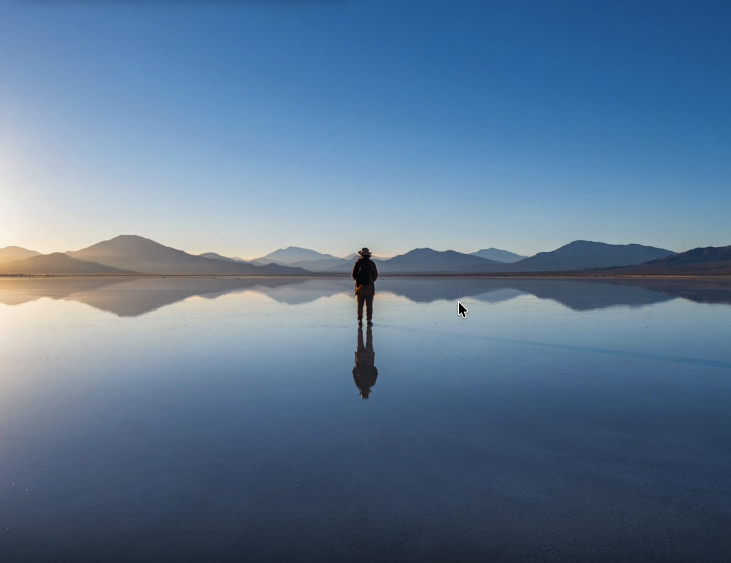
#> input picture documents/a.png, 731 x 563 px, found by its file name
$ python analyze.py
#> lines starting #> are read from the running program, lines starting #| are printed output that depends on the picture
import cv2
import numpy as np
from PIL import Image, ImageChops, ImageEnhance

def get_ela(img_path, quality=90):
#> called with quality = 90
    img = Image.open(img_path).convert('RGB')
    tmp_path = img_path + ".tmp.jpg"
    img.save(tmp_path, 'JPEG', quality=quality)
    tmp_img = Image.open(tmp_path)
    ela = ImageChops.difference(img, tmp_img)
    extrema = ela.getextrema()
#> extrema = ((0, 20), (0, 15), (0, 24))
    max_diff = max([ex[1] for ex in extrema])
#> max_diff = 24
    if max_diff == 0:
        max_diff = 1
    scale = 255.0 / max_diff
#> scale = 10.62
    ela = ImageEnhance.Brightness(ela).enhance(scale)
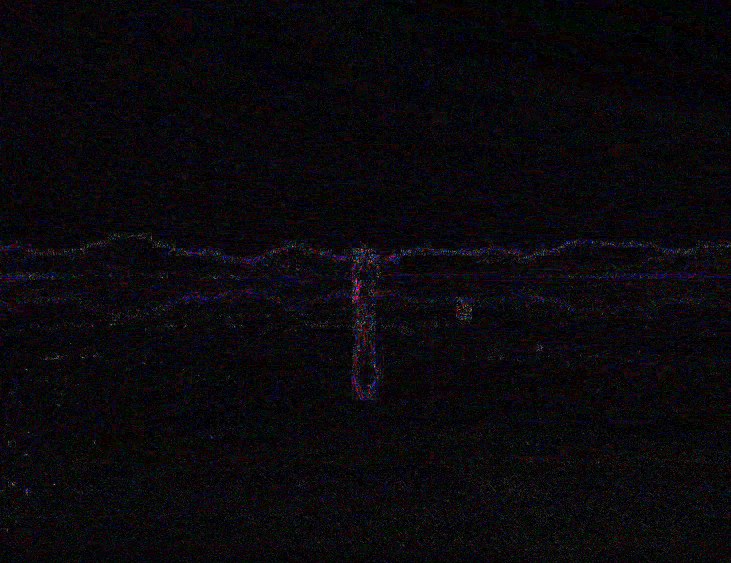
#> ela: PIL image 731x563 RGB; mean R, G, B 10.5, 8.6, 12.4
    return ela

img_a_path = '/Volumes/WORK 2TB/WORK 2026/DATA_ANNOTATION/documents/a.png'
img_b_path = '/Volumes/WORK 2TB/WORK 2026/DATA_ANNOTATION/documents/lakeb.png'

ela_a = get_ela(img_a_path)
ela_a.save('.tmp/ela_a.jpg')
ela_b = get_ela(img_b_path)
#> call 2 of get_ela, with quality = 90
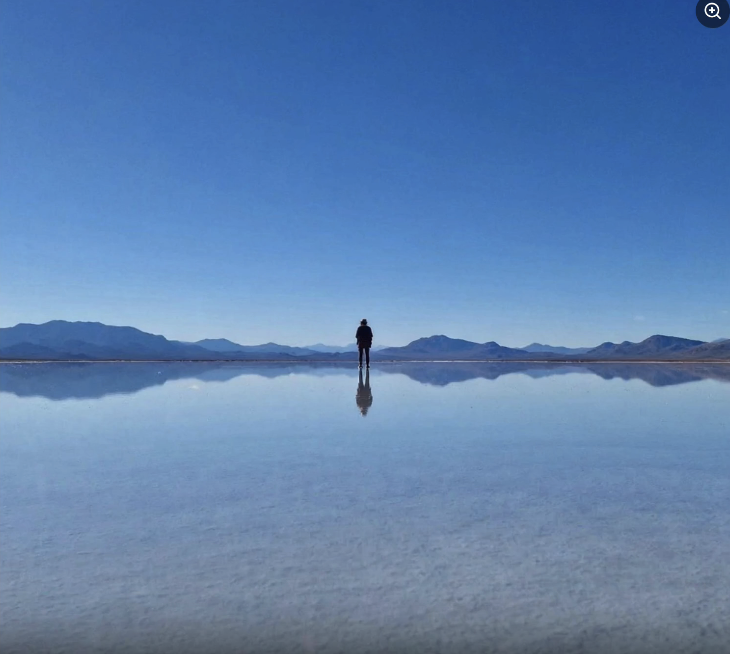
#> input picture documents/lakeb.png, 730 x 654 px, found by its file name
#> in get_ela (call 2), `extrema = ela.getextrema()`: extrema = ((0, 20), (0, 14), (0, 28))
#> in get_ela (call 2), `max_diff = max([ex[1] for ex in extrema])`: max_diff = 28
#> in get_ela (call 2), `scale = 255.0 / max_diff`: scale = 9.11
#> in get_ela (call 2), `ela = ImageEnhance.Brightness(ela).enhance(scale)`:
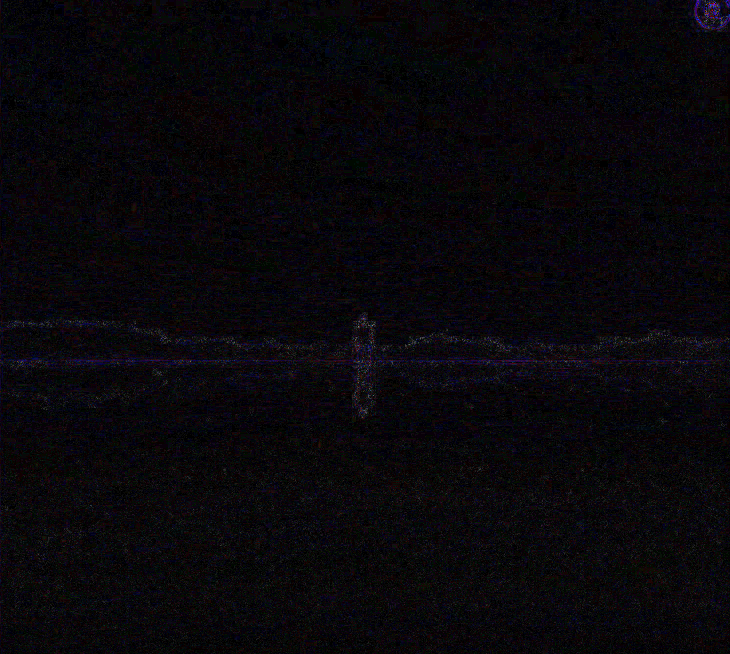
#> ela: PIL image 730x654 RGB; mean R, G, B 8.9, 7.2, 10.8
ela_b.save('.tmp/ela_b.jpg')

# Let's also do a strong contrast enhancement on the center crops
img_a = cv2.imread(img_a_path)
h, w = img_a.shape[:2]
#> h = 563; w = 731
crop_a = img_a[h//2-200:h//2+200, w//2-200:w//2+200]
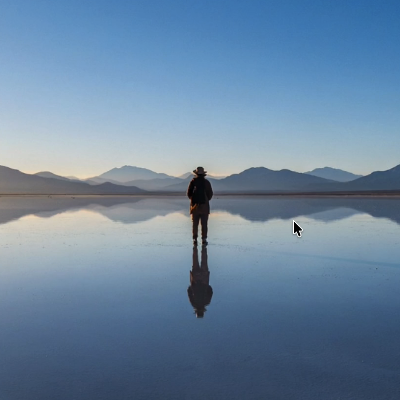
#> crop_a: shape (400, 400, 3); mean B, G, R 159.1, 132.9, 106.6
crop_a_enh = cv2.convertScaleAbs(crop_a, alpha=2.5, beta=50)
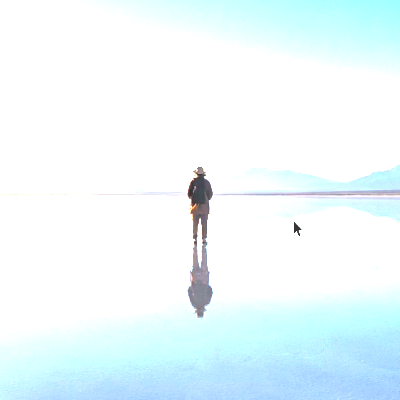
#> crop_a_enh: shape (400, 400, 3); mean B, G, R 253, 249.8, 236.3
cv2.imwrite('.tmp/enh_a.png', crop_a_enh)

img_b = cv2.imread(img_b_path)
h, w = img_b.shape[:2]
#> h = 654; w = 730
crop_b = img_b[h//2-200:h//2+200, w//2-200:w//2+200]
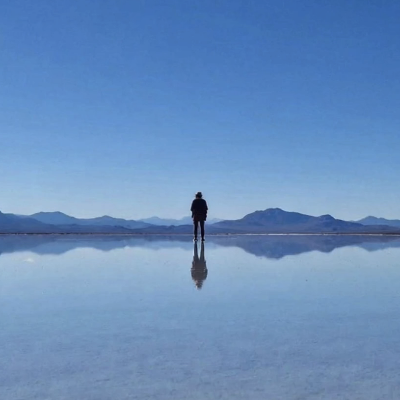
#> crop_b: shape (400, 400, 3); mean B, G, R 189.7, 142.6, 105.2
crop_b_enh = cv2.convertScaleAbs(crop_b, alpha=2.5, beta=50)
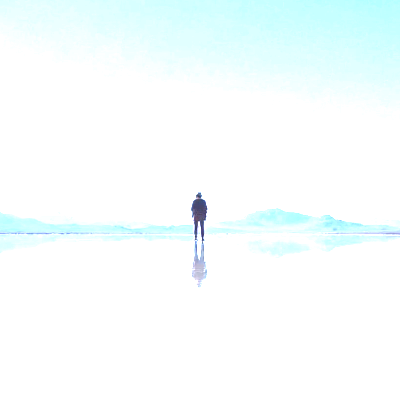
#> crop_b_enh: shape (400, 400, 3); mean B, G, R 254.6, 254.3, 246.5
cv2.imwrite('.tmp/enh_b.png', crop_b_enh)

# And check for metadata
with Image.open(img_a_path) as im:
#> im is the input picture: PIL image 731x563 RGBA; mean R, G, B, A 93, 118.8, 146.4, 255
    print(f"Image A format: {im.format}, mode: {im.mode}, info: {im.info}")
#> (printed output is left out)
with Image.open(img_b_path) as im:
#> im is the input picture: PIL image 730x654 RGBA; mean R, G, B, A 95.6, 129.9, 175.8, 255
    print(f"Image B format: {im.format}, mode: {im.mode}, info: {im.info}")
#> (printed output is left out)

print("Analysis images saved to .tmp/")
